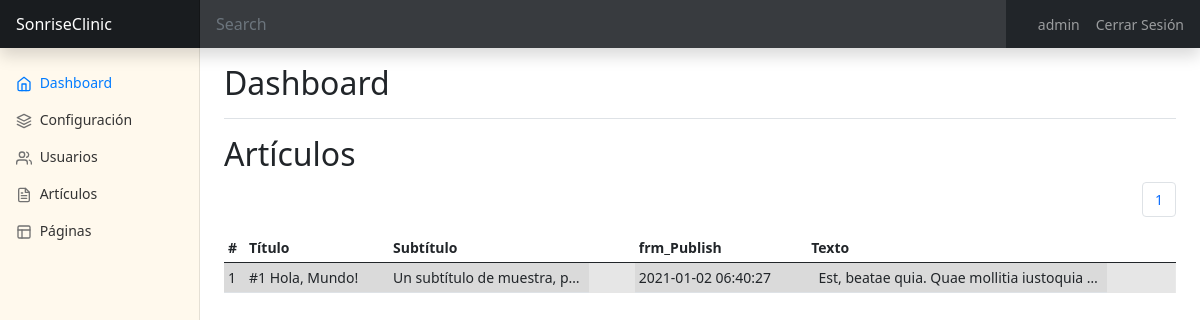
The app's page /admin.php?section=articles (signed in), older data.
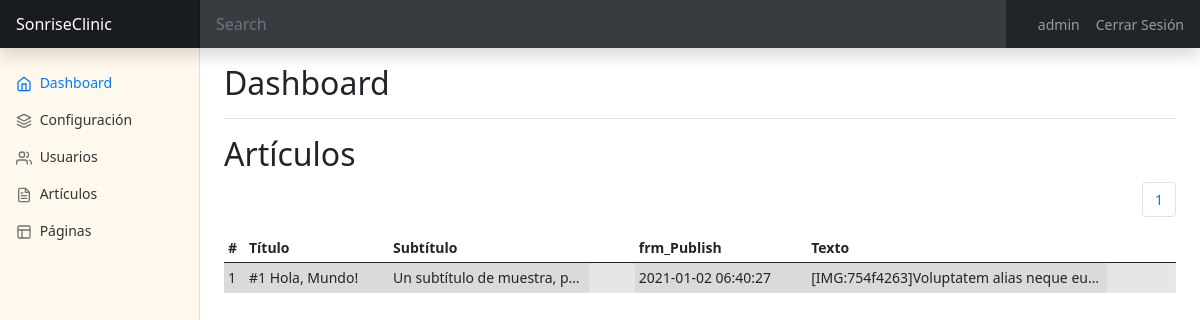
The same page, newer data.
### tables this page shows
CREATE TABLE `articles` (
  `id` int(9) NOT NULL,
  `title` varchar(255) NOT NULL,
  `subtitle` varchar(255) NOT NULL,
  `text` text NOT NULL,
  `date_created` datetime NOT NULL DEFAULT CURRENT_TIMESTAMP,
  `date_published` datetime DEFAULT NULL,
  `date_modifiqued` datetime DEFAULT NULL,
  `enabled` tinyint(1) NOT NULL,
  `author` int(11) NOT NULL
);

### lang/es.php (called while the page is built)
<?php
$texts = array(
  'app_Title' => "SonriseClinic",
  'mn_Home' => "Inicio",
  'mn_News' => "Novedades",
  'mn_Categories' => "Categorías",
  'mn_Meeting' => "Gestión de Citas",
  'mn_Chat' => "Chat Interno",
  'mn_Speciality' => "Especialidades",
  'mn_Login' => "Iniciar Sesión",
  'mn_Logout' => "Cerrar Sesión",
  'mn_Admin' => "Panel de Control",
  'frm_Email' => "Dirección de correo electrónico",
  'frm_Pass' => "Clave",
  'frm_Send' => "Enviar",
  'frm_Remember' => "Recordar sesión",
  'frm_Name' => "Nick",
  'frm_FirstName' => "Nombre",
  'frm_LastName' => "Apellidos",
  'frm_Roles' => "Rol",
  'frm_Type' => "Grupo",
  'frm_Label' => "Etiqueta",
  'frm_Value' => "Valor",
  'frm_Title' => "Título",
  'frm_Subtitle' => "Subtítulo",
  'frm_Text' => "Texto",
  'btn_Update' => "Actualizar",
  'btn_Deleted' => "Eliminar",
  'btn_Ok' => "Aceptar",
  'btn_Close' => "Cerrar",
  'sect_users' => "Usuarios",
  'sect_settings' => "Configuración",
  'sect_categories' => "Categorías",
  'sect_articles' => "Artículos",
  'sect_pages' => "Páginas",
  'modal_title_confirm' => "Confirme opción",
  'modal_text_confirm' => "Esta opción no es posible deshacerla. Si realmente está seguro/a pulse en 'Aceptar'",
);

### includes/functions.php (called while the page is built, shortened)
<?php
function __($str, $lang = null){
  if (file_exists('lang/'.$lang.'.php')):
    if ( isset($texts[$str]) ){
      $str = $texts[$str];
    }
  endif;
  return $str;
}

### includes/class.data.php (called while the page is built, shortened)
<?php
class DataBase
{
    var $connection;
    public function __construct()
    {
        if (DB_PASS == NULL)
            $this->connection = mysqli_connect(DB_SERVER, DB_USER, DB_NAME);
        else
            $this->connection = mysqli_connect(DB_SERVER, DB_USER, DB_PASS, DB_NAME);
        return true;
    }
    public function select($table, $where, $type = 'ARRAY')
    {
        $sql = "SELECT * FROM " . $table . " WHERE " . $where;
        $result = mysqli_query($this->connection, $sql);
        $return = array();
        if ($type == 'ARRAY')
            while (($return[] = mysqli_fetch_array($result))) {
            } else
            while (($return[] = mysqli_fetch_assoc($result))) {
            }
        if (count($return) > 1)
            unset($return[count($return) - 1]);
        else
            $return = FALSE;
        return $return;
    }
}

### admin/pagination.php (called while the page is built, shortened)
<?php
$maxRow = 5;
  $page = false;
  if (!$page) {
    $start = 0;
    $page = 1;
  } else {
    $start = ($page - 1) * $maxRow;
  }
?>

### admin/articles.php (the view, shortened to what the changed rows need)
<?php
  include "admin/pagination.php";
  $records = $db->select("articles", "1 = 1 ORDER BY id ASC LIMIT ".$start.", ".$maxRow);
?>
<h2><?=__('sect_articles',$lang)?></h2>
<div class="table-responsive">
  <table class="table table-striped table-sm table-hover">
    <thead>
      <tr>
        <th>#</th>
        <th><?=__('frm_Title',$lang)?></th>
        <th id="subtitle"><?=__('frm_Subtitle',$lang)?></th>
        <th><?=__('frm_Publish',$lang)?></th>
        <th><?=__('frm_Text',$lang)?></th>
      </tr>
    </thead>
    <tbody>
        <?php if(!empty($records)):
          foreach($records as $record):
            if(isset($_GET['edit']) && $record['id']==$_GET['edit']):
              $class = " fw-bold";
            else:
              $class = "";
            endif;
          ?>
            <tr class="tbl-h<?=$class?>" onclick="window.location='admin.php?section=articles&page=<?=($page)?>&edit=<?=$record['id']?>';" style="background-color: rgba(0, 0, 0, 0.05); background-image:linear-gradient(var(--bs-table-accent-bg),var(--bs-table-accent-bg))">
                <td><?=$record["id"]?></td>
                <td><?=$record["title"]?></td>
                <td class="d-inline-block text-truncate" style="max-width: 200px"><?=$record["subtitle"]?></td>
                <td><?=$record["date_published"]?></td>
                <td class="d-inline-block text-truncate" style="max-width: 300px"><?=strip_tags($record["text"])?></td>
            </tr>
        <?php
          endforeach;
        endif;?>
        </tbody>
    </table>
</div>

Row changes from the older to the newer data that the page shows:
changed articles "#1 Hola, Mundo!": text "Est, beatae quia. Quae mollitia iustoquia…" → "[IMG:754f4263]Voluptatem alias neque eu…"
